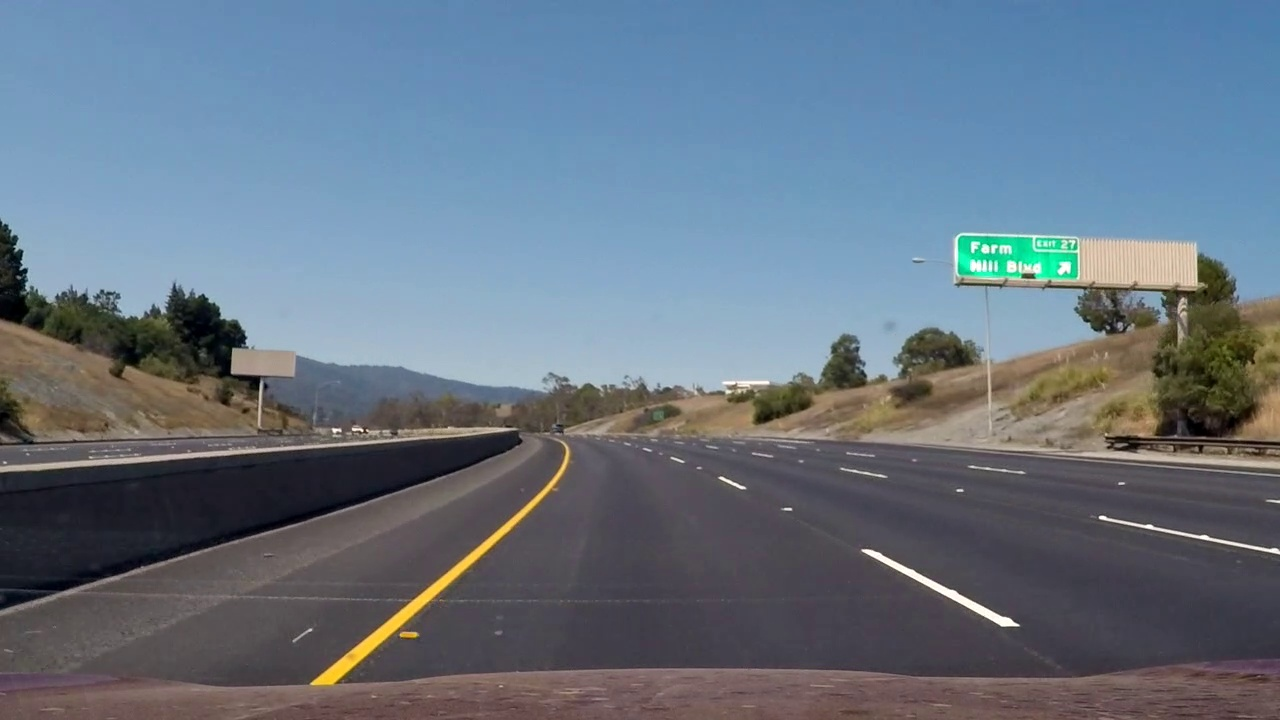
#> input picture AutoNavi/Assets/frame40.jpg, 1280 x 720 px, given in place of project_video.mp4, which was not available
$ python Detection.py
#> lines starting #> are read from the running program, lines starting #| are printed output that depends on the picture; after the words box and inside, x2 and y2 are one past the last pixel; in counts of white or black regions, pixels touching at a corner belong together; pictures that were not available may be replaced by others from this repository, and a replacement may not be noted
#> further down, vidO is the input picture: shape (720, 1280, 3); mean B, G, R 130.6, 116.4, 102.6
### AutoNavi/property.py
import numpy as np
import cv2

vid1 = r"vid\project_video.mp4"
vid2 = r"vid\challenge_video.mp4"
vid3 = r"vid\harder_challenge_video.mp4"

scaleY = 1

# This set of coordinates are SPECIFICALLY tuned for vid1
Normal_Camera_Coord = np.float32([[1030, 509], [736, 444], [569, 444], [423, 509]])
Bird_eye_Coord = np.float32([[1000, 1667], [1000, 0], [0, 0], [0, 1667]])

Orange_Range_Start = np.array([10, 50, 135])
Orange_Range_End = np.array([30, 255, 255])
White_Range_Start = 200
White_Range_End = 255


def findLanes(img):
    imgHSV = cv2.cvtColor(img, cv2.COLOR_BGR2HSV)
#> imgHSV: shape (2000, 800, 3); mean H, S, V 124.7, 27.8, 96.8
    OrangeMask = cv2.inRange(imgHSV, Orange_Range_Start, Orange_Range_End)
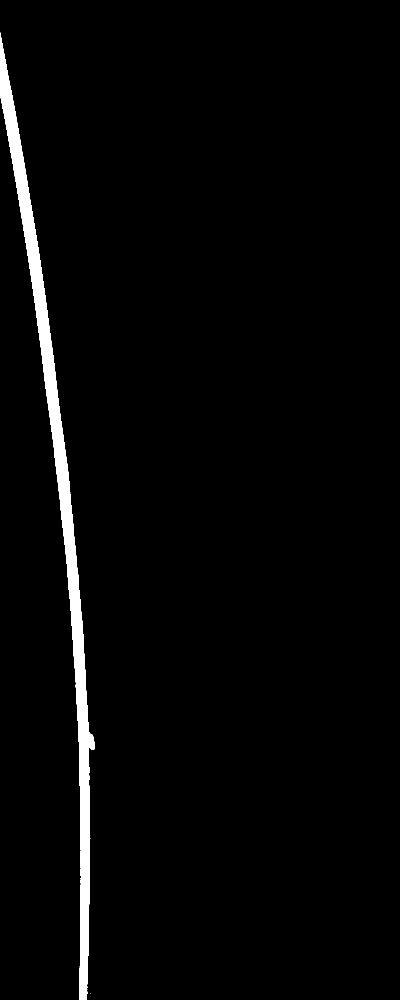
#> OrangeMask: shape (2000, 800) (shown at 1/2 size); 2.5% white; 2 white regions (1 under 20 px), largest, box (x1, y1, x2, y2) and area: (0, 65, 189, 2000) 40282

    imgGray = cv2.cvtColor(img, cv2.COLOR_BGR2GRAY)
    imgBlur = cv2.GaussianBlur(imgGray, (3, 3), 0)
    ret, whiteMask = cv2.threshold(imgBlur, White_Range_Start, White_Range_End, cv2.THRESH_BINARY)
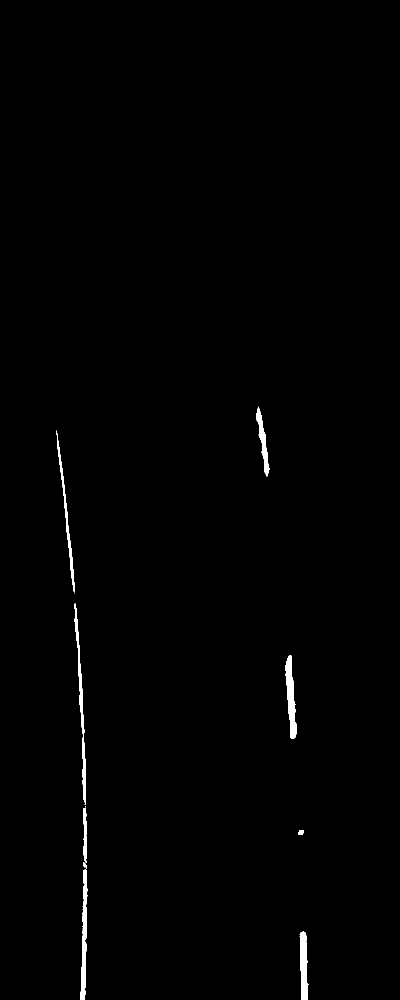
#> whiteMask: shape (2000, 800) (shown at 1/2 size); 0.69% white; 11 white regions (2 under 20 px), largest, box (x1, y1, x2, y2) and area: (571, 1310, 594, 1478) 2055, (161, 1739, 175, 2000) 2039, (149, 1207, 172, 1610) 1913
#> ret = 200
    whiteMask = cv2.dilate(whiteMask, np.ones((3, 3), np.uint8))
#> whiteMask: shape (2000, 800); 0.92% white; 6 white regions, box (x1, y1, x2, y2) and area: (148, 1206, 176, 2000) 6429, (570, 1309, 595, 1479) 2455, (598, 1862, 618, 2000) 2036, (112, 860, 150, 1188) 2030, (511, 812, 540, 954) 1576, (595, 1659, 609, 1671) 144

    result = OrangeMask + whiteMask
    result = cv2.erode(result, np.ones((3, 3), np.uint8))
    result = cv2.dilate(result, np.ones((13, 13), np.uint8))
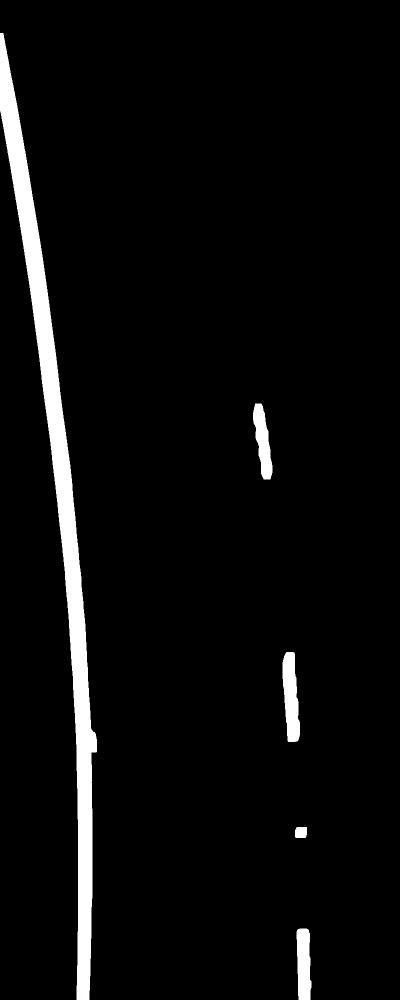
#> result: shape (2000, 800) (shown at 1/2 size); min 0, max 255, mean 11.6

    return result


def scanImg(img, start, stop, step, interval, extra=0, drawImg=None):
    result = [[0, 0]]
    for y in range(0, len(img), interval):
        isFirst = True
        startX = 0
        for x in range(start, stop, step):  # sweep across the left hand side from the center line
            if img[y, x] == 255 and isFirst:
                startX = x
                isFirst = False
            if (img[y, x] == 0 or x <= 1) and isFirst is False:
                endX = x - step
                realX = ((startX + endX) // 2) + extra
                result = np.append(result, [[realX, y]], axis=0)
                if drawImg is not None:
                    cv2.circle(drawImg, (realX, y), 10, 0, 5)
                break
    return np.delete(result, 0, 0)


def findCurvature(array):
    Rx = []
    dataX = array[:, 0]
    dataY = array[:, 1]
    pz = np.polyfit(dataX, dataY, 2)
    p2 = 2 * pz[0]

    for xPoint in dataX:
        p1 = 2 * pz[0] * xPoint + pz[1]
        r = ((1 + p1 ** 2) ** 1.5) / (30*abs(p2))
        Rx = np.append(Rx, r)

    minX = np.min(dataX)
    maxX = np.max(dataX)
    lenX = maxX - minX
    theoreticalX = np.linspace(minX, maxX, lenX)
    theoreticalY = pz[0] * theoreticalX ** 2 + pz[1] * theoreticalX + pz[2]
    theoretical = np.stack([theoreticalX, theoreticalY], axis=-1)

    return Rx.mean(), theoretical.astype(int)

### AutoNavi/Detection.py
import os
import cv2
import numpy as np
import property as p

# ######################## Setups [I] ###########################
if os.path.exists("./output") is False:
    os.mkdir("./output")
else:
    for f in os.listdir("./output"):
        os.remove(os.path.join("./output", f))

cap = cv2.VideoCapture(p.vid1)
frm = 0

# image transformation from normal camera view to bird-eye view and vice versa
matrix = cv2.getPerspectiveTransform(p.Normal_Camera_Coord, p.Bird_eye_Coord)
matrixNew = cv2.getPerspectiveTransform(p.Bird_eye_Coord, p.Normal_Camera_Coord)


while True:
    success, vidO = cap.read()
    Original_Video = np.copy(vidO)

    vid = cv2.warpPerspective(vidO, matrix, [800, 2000])
    vid = cv2.resize(vid, (0, 0), fx=1, fy=p.scaleY)

    # ######################## Identify, Record, and Draw Lane [1] ###########################
    Lanes = p.findLanes(vid)

    halfX = len(Lanes[0]) // 2
#> halfX = 400

    leftLane = Lanes[:, 0:halfX]
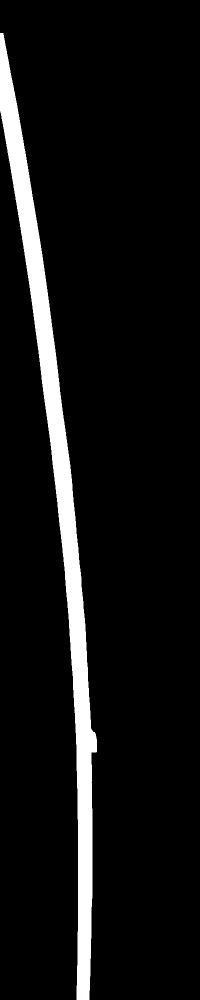
#> leftLane: shape (2000, 400) (shown at 1/2 size); min 0, max 255, mean 19.4
    rightLane = Lanes[:, halfX:]
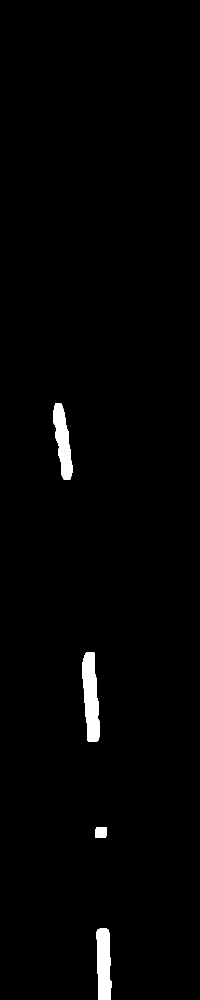
#> rightLane: shape (2000, 400) (shown at 1/2 size); 1.5% white; 4 white regions, box (x1, y1, x2, y2) and area: (165, 1304, 200, 1484) 4543, (193, 1857, 223, 2000) 3616, (106, 807, 145, 959) 3406, (190, 1654, 214, 1676) 504

    # the interval in the y-axis to sweep across the x-axis for detecting and recording traffic lane
    intervalY = 45
    step = 4
    leftCoord = p.scanImg(leftLane, halfX-1, 0, -step, intervalY)
#> the loop in scanImg, `for y in range(0, len(img), interval):` made 45 passes
#> y on passes 2 to 13: 45, 90, 135, 180, 225, 270, 315, 360, 405, 450, 495, 540
#> leftCoord = 39 pairs, first value 27 to 173, second value 270 to 1980
    rightCoord = p.scanImg(rightLane, 0, halfX, step, intervalY, extra=halfX)
#> the loop in scanImg (call 2), `for y in range(0, len(img), interval):` made 45 passes
#> rightCoord = [[516, 810], [522, 855], [530, 900], [534, 945], [580, 1305], [578, 1350], [582, 1395], [584, 1440], [602, 1665], [606, 1890], [606, 1935], [608, 1980]]

    # ######################## Finding Radius of Curvature [2] ###########################
    text = "UNKNOWN"
    if len(rightCoord) > 3 and len(leftCoord) > 3:
        left_Radius, leftCoordNew = p.findCurvature(leftCoord)
#> in findCurvature, `dataX = array[:, 0]`: dataX = 39 values, max 173 at index 27, min 27 at index 0, mean 126.2
#> in findCurvature, `dataY = array[:, 1]`: dataY = 39 values from 270 to 1980
#> in findCurvature, `pz = np.polyfit(dataX, dataY, 2)`: pz = [0.0622, -3.07, 394]
#> in findCurvature, `p2 = 2 * pz[0]`: p2 = 0.124
#> the loop in findCurvature, `for xPoint in dataX:` made 39 passes
#> (xPoint, p1, r) on passes 10 to 21: (89, 8, 140.6), (95, 8.75, 183), (101, 9.5, 233.3), (107, 10.24, 292.1), (113, 10.99, 360), (119, 11.74, 437.8), (123, 12.23, 495.4), (129, 12.98, 591.1), (133, 13.48, 661.3), (137, 13.97, 736.9), (143, 14.72, 860.7), (145, 14.97, 904.9)
#> (xPoint, p1, r, Rx) on passes 1 to 6: (27, 0.291, 0.303, [0.303]), (35, 1.29, 1.16, [0.303, 1.16]), (43, 2.28, 4.14, [0.303, 1.16, 4.14]), (51, 3.28, 10.77, [0.303, 1.16, 4.14, 10.77]), (57, 4.02, 19.09, [0.303, 1.16, 4.14, 10.77, 19.09]), (63, 4.77, 31, [0.303, 1.16, 4.14, 10.77, 19.09, 31])
#> after the loop in findCurvature, `for xPoint in dataX:`: Rx = 39 values, max 1691 at index 27, min 0.303 at index 0, mean 832.5
#> in findCurvature, `minX = np.min(dataX)`: minX = 27
#> in findCurvature, `maxX = np.max(dataX)`: maxX = 173
#> in findCurvature, `lenX = maxX - minX`: lenX = 146
#> in findCurvature, `theoreticalY = pz[0] * theoreticalX ** 2 + pz[1] * theoreticalX + pz[2]`: theoreticalY = 146 values from 356.6 to 1724.8
#> in findCurvature, `theoretical = np.stack([theoreticalX, theoreticalY], axis=-1)`: theoretical = 146 pairs, first value 27 to 173, second value 356.6 to 1724.8
#> left_Radius = 832.5; leftCoordNew = 146 pairs, first value 27 to 173, second value 356 to 1724
        right_Radius, rightCoordNew = p.findCurvature(rightCoord)
#> the loop in findCurvature (call 2), `for xPoint in dataX:` made 12 passes
#> (xPoint, p1, r, Rx) on passes 1 to 8: (516, -0.665, 0.216, [0.216]), (522, 0.936, 0.321, [0.216, 0.321]), (530, 3.07, 4.21, [0.216, 0.321, 4.21]), (534, 4.14, 9.64, [0.216, 0.321, 4.21, 9.64]), (580, 16.42, 555.7, [0.216, 0.321, 4.21, 9.64, 555.7]), (578, 15.88, 503.4, [0.216, 0.321, 4.21, 9.64, 555.7, 503.4]), (582, 16.95, 611.5, [0.216, 0.321, 4.21, 9.64, 555.7, 503.4, 611.5]), (584, 17.48, 670.9, [0.216, 0.321, 4.21, 9.64, 555.7, 503.4, 611.5, 670.9])
#> (xPoint, p1, r) on passes 9 to 12: (602, 22.29, 1387.1), (606, 23.36, 1595.7), (606, 23.36, 1595.7), (608, 23.89, 1707.4)
#> right_Radius = 720.1; rightCoordNew = 92 pairs, first value 516 to 608, second value 857 to 1926
        Average_Radius = (left_Radius + right_Radius) // 2
#> Average_Radius = 776

        if (rightCoord[-1, 0] - rightCoord[0, 0]) < 0 and (leftCoord[-1, 0] - leftCoord[0, 0]) < 0:
            text = "Turning Right"
        elif (rightCoord[-1, 0] - rightCoord[0, 0]) > 0 and (leftCoord[-1, 0] - leftCoord[0, 0]) > 0:
            text = "Turning Left"

        if Average_Radius > 3000:
            Average_Radius = 0
            text = "Moving Straight"

        cv2.putText(vidO, "Estimated radius = " + str(int(Average_Radius)) + "ft", (50, 50),
                    cv2.FONT_HERSHEY_PLAIN, 2, (0, 0, 255), 1)

    # ######################## Re-project Data Points [3] ###########################
        coord = np.append(leftCoord, np.flip(rightCoord, axis=0), axis=0)
#> coord = 51 pairs, first value 27 to 608, second value 270 to 1980

        cv2.polylines(vid, [coord], True, (255, 0, 255), 14)
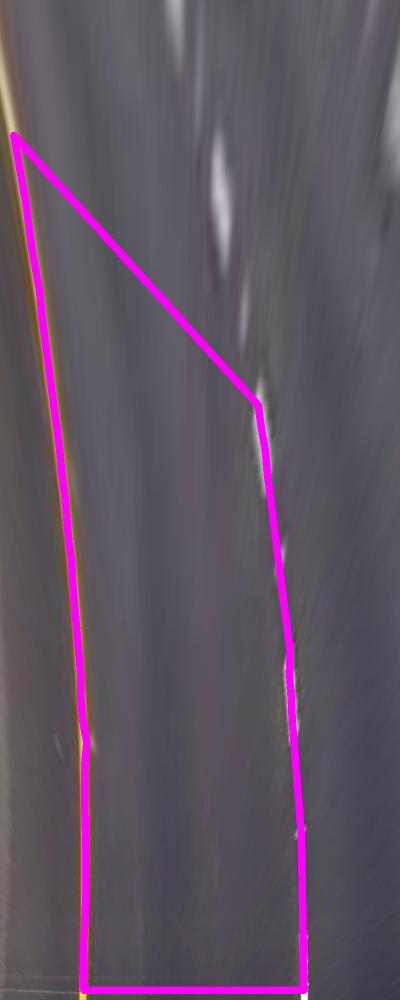
#> vid: shape (2000, 800, 3) (shown at 1/2 size); mean B, G, R 98, 82.2, 96.3

        # coord[:, 1] = coord[:, 1]/p.scaleY  # rescale the y axis back to its original
        coord = np.array([coord], dtype=np.float32)
        cordOutput = cv2.perspectiveTransform(coord, matrixNew)
#> cordOutput = 51 pairs, first value 426.4 to 956.2, second value 447.3 to 596.8
        cordOutput = np.array(cordOutput[0, :, :], int)
#> cordOutput = 51 pairs, first value 426 to 956, second value 447 to 596
        cv2.polylines(vidO, [cordOutput], True, (255, 0, 255), 4)
    else:
        print("I'm Not Ok!")

    cv2.putText(vidO, text, (50, 100), cv2.FONT_HERSHEY_PLAIN, 2, (255, 255, 255), 1)
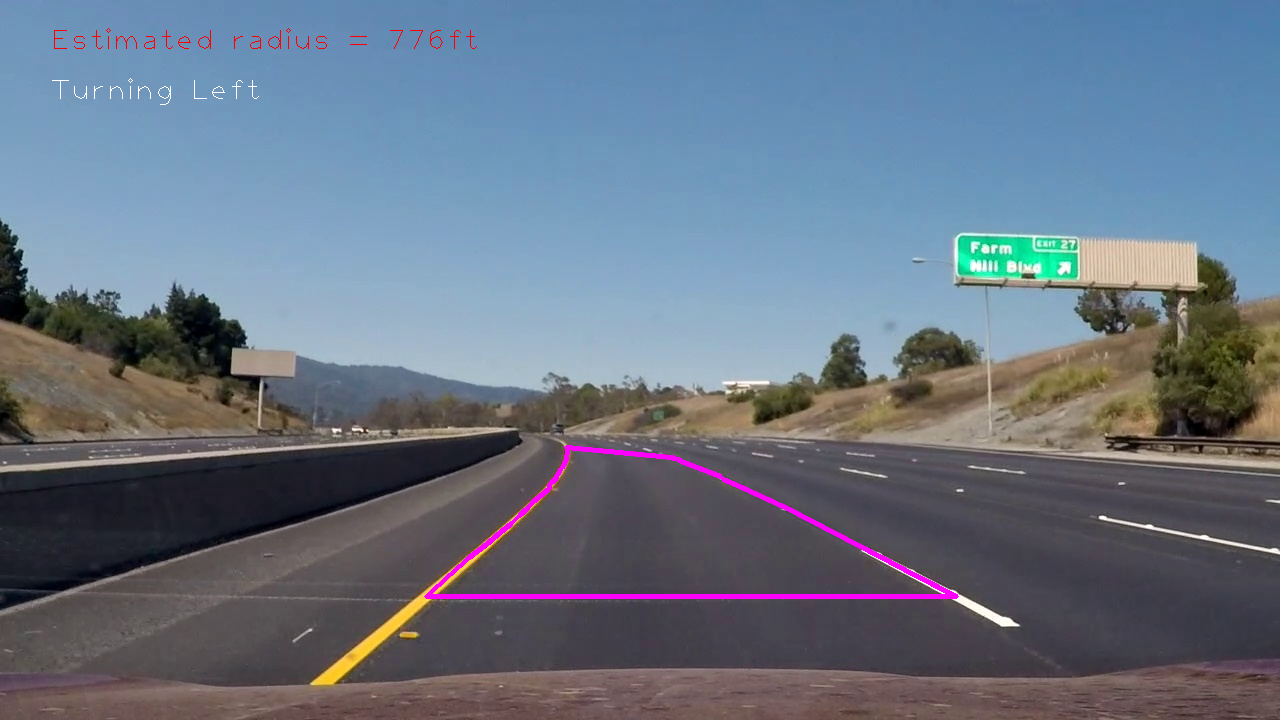
#> vidO: shape (720, 1280, 3); mean B, G, R 131.4, 115.6, 103.5

    # ######################## Output Video [4] ###########################
    result = Lanes
    cv2.imwrite(r"output\frame" + str(frm) + ".jpg", result)
    frm += 1

    # scale = 1
    # result = cv2.resize(result, (0, 0), fx=scale, fy=scale)
    cv2.imshow("result", result)

    # ######################## Break Loop [5] ###########################
    if cv2.waitKey(1) == ord('q'):
#> (key q is pressed here)
        break
